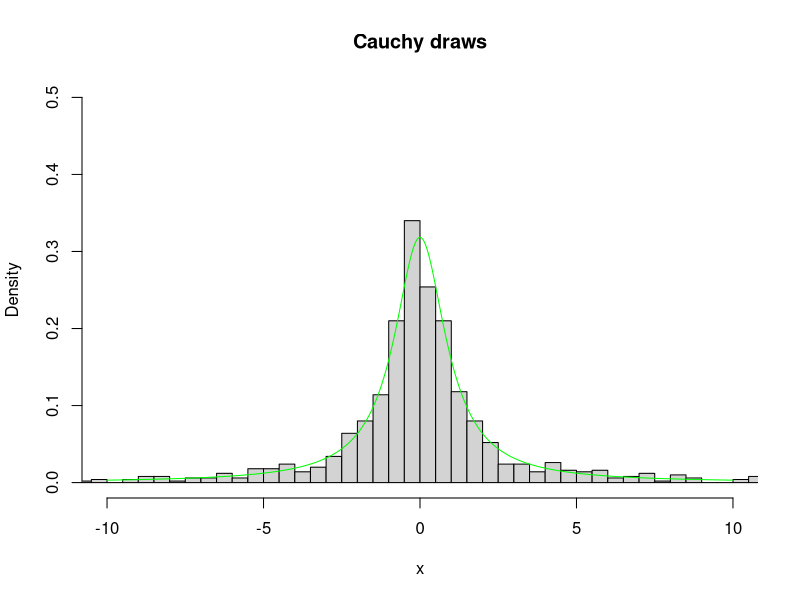
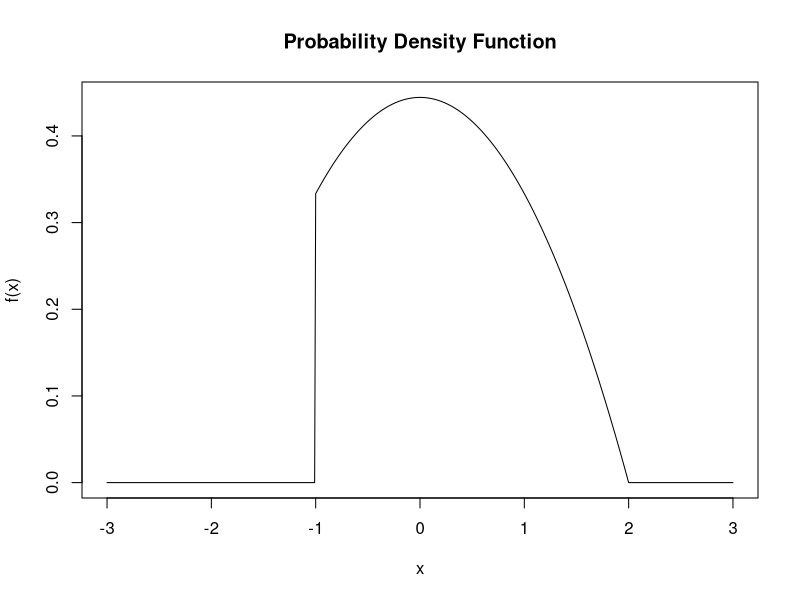
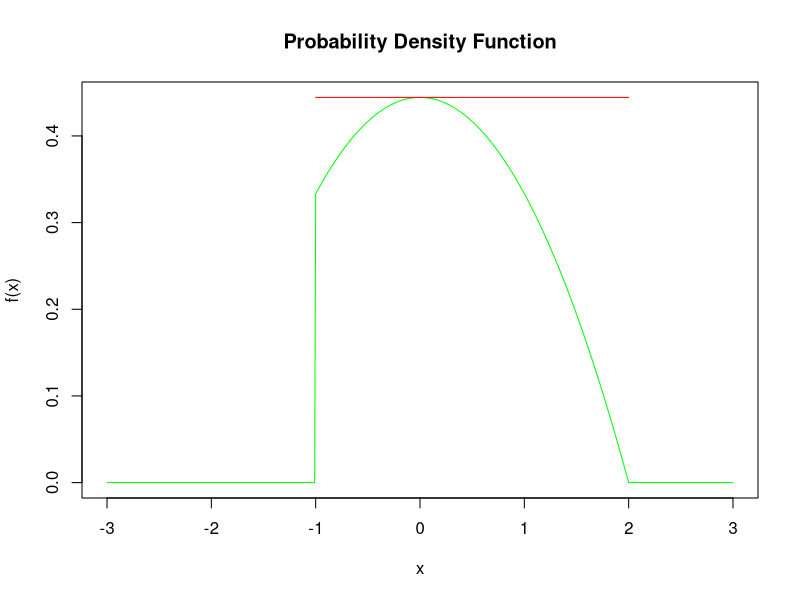
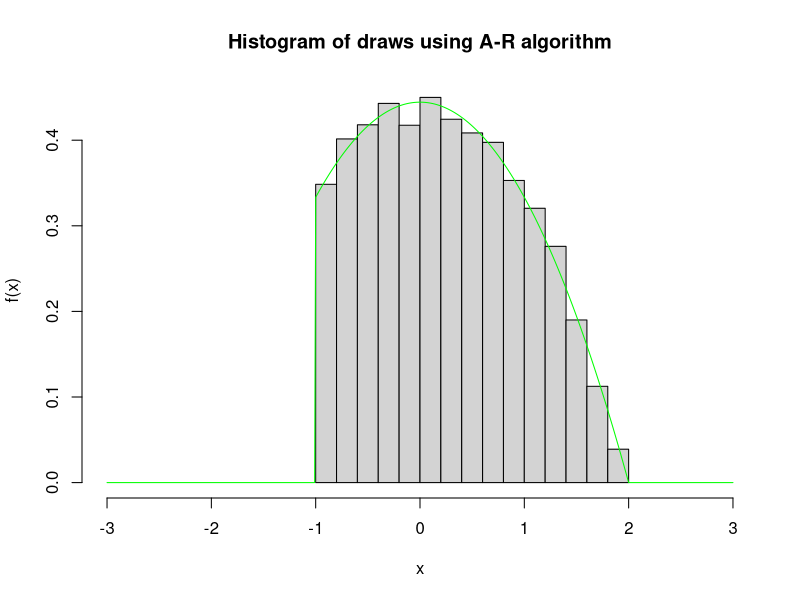
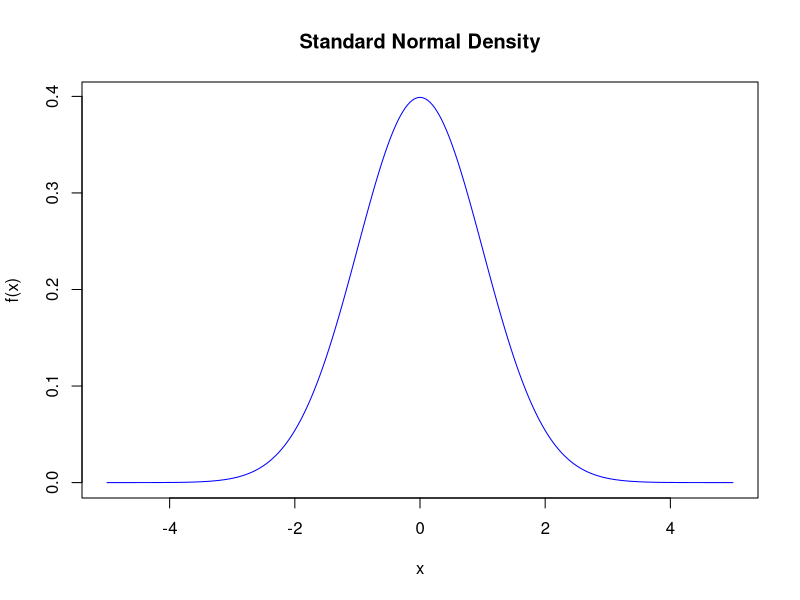
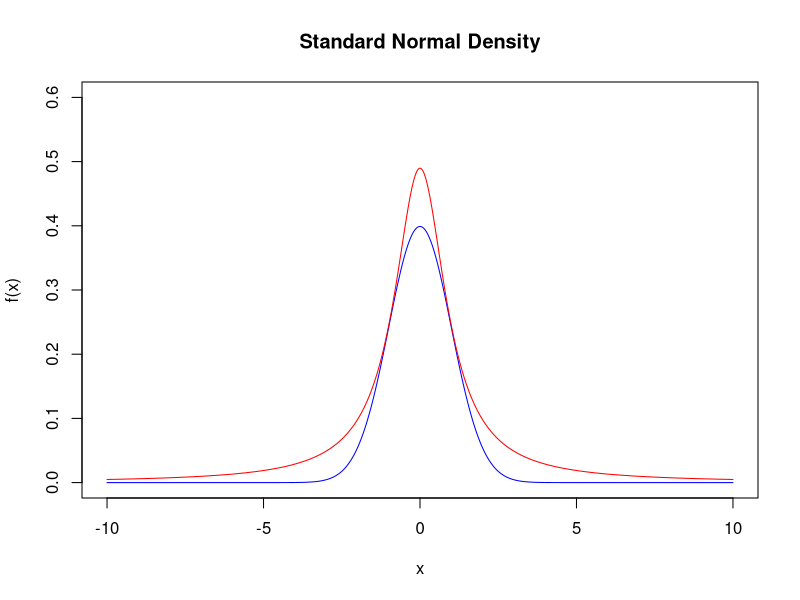
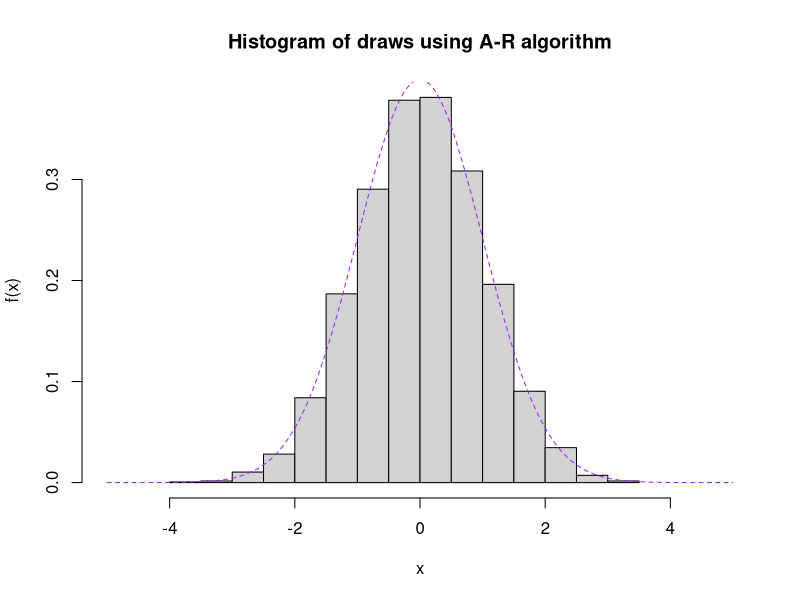
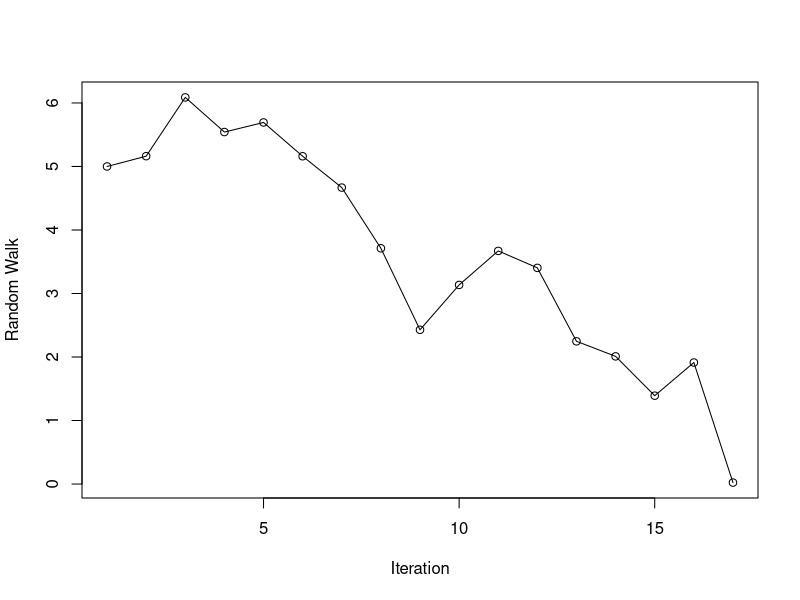

The R source for these figures, in order:
## ---- chunk 1
knitr::opts_chunk$set(echo = TRUE)
## ---- chunk 2
set.seed(0)
## ---- chunk 3
cauchy.sim <- function(n){
  U <- runif(n)
  return(tan((U-0.5)*pi))
}
cauchy.sim(10)
## ---- chunk 4
cauchy.draws <- cauchy.sim(1000)
hist(cauchy.draws,prob=T,xlim=c(-10,10),ylim=c(0,0.5),breaks=10000,main='Cauchy draws',xlab='x')
x <- seq(-10,10,0.01)
lines(x,1/(pi*(1+x^2)),col='green')
## ---- chunk 5
f <- function(x){
  return(ifelse((x<(-1)|x>2),0,(4-x^2)/9))
}
x <- seq(-3,3,0.01)
plot(x,f(x),type='l',main='Probability Density Function')
## ---- chunk 6
# f(x) gets its maximum at x=0
f.max <- f(0)
e <- function(x) {
  ifelse((x<(-1) | x>2), Inf, f.max) 
}

plot(x,f(x),main="Probability Density Function",type="l",col="green") 
lines(x,e(x),col="red")
## ---- chunk 7
n.samps <- 10000 # number of samples desired
n <- 0 #counter
f.draws <- numeric(n.samps) 
while (n<n.samps){
  y <- runif(1,-1,2) # random draw from g
  u <- runif(1)
  if (u<f(y)/e(y)){
    n <- n+1
    f.draws[n] <- y
  }
}
## ---- chunk 8
hist(f.draws,prob=T,xlim=c(-3,3),ylab='f(x)',main='Histogram of draws using A-R algorithm',xlab='x')
lines(x,f(x),type='l',col='green')
## ---- chunk 9
f <- function(x){
  return(1/sqrt(2*pi)*exp(-x^2/2))
}
x <- seq(-5,5,0.01)
plot(x,f(x),type='l',col='blue',main='Standard Normal Density')
## ---- chunk 10
e <- function(x,alpha){ 
  return(1/(alpha*pi*(1+x^2)))
}
## ---- chunk 11
alpha=0.65
x <- seq(-10,10,0.01)
plot(x,f(x),type='l',col='blue',ylim=c(0,.6),main='Standard Normal Density')
lines(x,e(x,alpha),col='red')

all(e(x,alpha)>f(x))
## ---- chunk 12
normal.sim <- function(n){
  n.samps <- n # number of samples desired
  k <- 0 # counter
  samps <- numeric(n.samps)
  while (k<n.samps){
    y <- cauchy.sim(1) #random draw from g
    u <- runif(1)
    if (u<f(y)/e(y,alpha=0.65)){
      k <- k+1
      samps[k] <- y
    }
  }
  return(samps)
}

normal.sim(10)
## ---- chunk 13
normal.draws <- normal.sim(10000)
hist(normal.draws,prob=T,xlim=c(-5,5),xlab='x',ylab='f(x)',
     main='Histogram of draws using A-R algorithm')
x <- seq(-5,5,0.01)
lines(x,f(x),lty=2,col='purple')
## ---- chunk 14
x <- 5  # initial value
k <- 0  # counter
x.vals <- NULL
x.vals[1] <- 5
while (x>0){
  k <- k+1
  r <- runif(1,-2,1)
  x <- x+r
  if (x>0)
    x.vals[k+1] <- x
}

x.vals
## ---- chunk 15
plot(x.vals, type = "o", xlab = 'Iteration', ylab = 'Random Walk')
## ---- chunk 16
random.walk <- function(x.start=5,plot.walk=TRUE){
  x <- x.start # initiate
  k <- 0  # counter
  x.vals <- NULL
  x.vals[1] <- x
  while (x>0){
    k <- k+1
    r <- runif(1,-2,1)
    x <- x+r
    if (x>0)
      x.vals[k+1] <- x
  }
  if (plot.walk==TRUE){
    plot(x.vals, type = "o", xlab = 'Iteration', ylab = 'Random Walk')
  }
  return(list(x.vals=x.vals,num.steps=k))
}

random.walk()
random.walk()
random.walk(10,F)
random.walk(10,F)
## ---- chunk 17
total.steps <- 0
for (i in 1:10000){
  total.steps <- total.steps+random.walk(5,F)$num.steps
}
total.steps/10000
## ---- chunk 18
random.walk <- function(x.start=5,plot.walk=TRUE,seed=NULL){
  if (!is.null(seed)){
    set.seed(seed)
  }
  x <- x.start # initiate
  k <- 0  # counter
  x.vals <- NULL
  x.vals[1] <- x
  while (x>0){
    k <- k+1
    r <- runif(1,-2,1)
    x <- x+r
    if (x>0)
      x.vals[k+1] <- x
  }
  if (plot.walk==TRUE){
    plot(x.vals, type = "o", xlab = 'Iteration', ylab = 'Random Walk')
  }
  return(list(x.vals=x.vals,num.steps=k))
}

random.walk()
random.walk()

random.walk(plot.walk=F,seed=33)
random.walk(plot.walk=F,seed=33)
## ---- chunk 19
g <- function(x) {
  return(exp(-x^3))
}

x <- seq(0,1,.01)
alpha <- 2
beta <- 2

plot(x,g(x),type="l",xlab="x",ylab="",ylim=c(-.1,1.4))
polygon(c(0,seq(0,1,0.01),1),c(0,g(seq(0,1,0.01)),0) ,col="pink") 
lines(x,rep(1,length(x)),col="red")
lines(x,dbeta(x,shape1=alpha,shape2=beta),col="blue")

legend("topleft",legend=c("g(x)","uniform","beta(2,2)"),
       lty=c(1,1,1),col=c("black","red","blue"),cex=.6)
## ---- chunk 20
g.over.p <- function(x){
  return(exp(-x^3))
}
mean(g.over.p(runif(1000^2)))
## ---- chunk 21
mean(g.over.p(rbeta(1000^2,shape1=2,shape2=2)))
